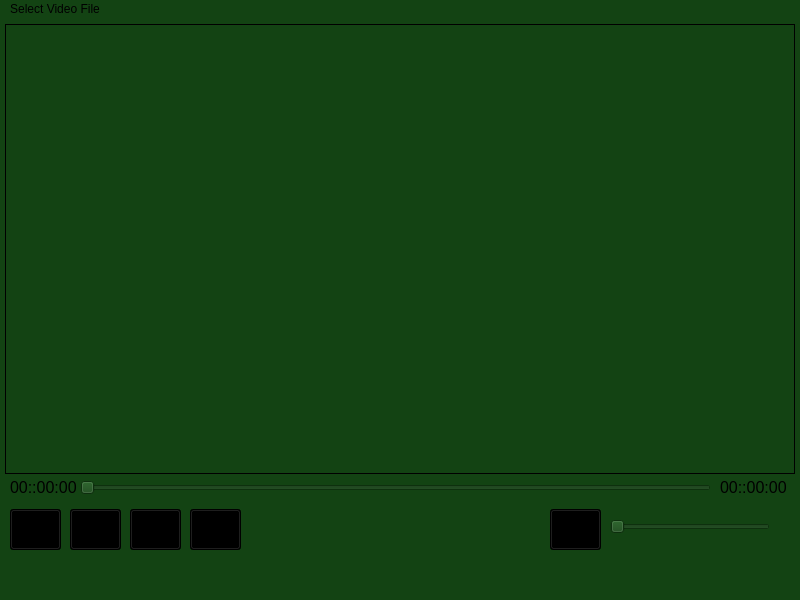
<?xml version="1.0" encoding="UTF-8"?>
<ui version="4.0">
 <class>MainWindow</class>
 <widget class="QMainWindow" name="MainWindow">
  <property name="geometry">
   <rect>
    <x>0</x>
    <y>0</y>
    <width>800</width>
    <height>600</height>
   </rect>
  </property>
  <property name="windowTitle">
   <string>MainWindow</string>
  </property> 
  <property name="styleSheet">
   <string notr="true">background-color:rgb(19, 67, 19)</string>
  </property>
  <widget class="QWidget" name="centralwidget">
   <widget class="QGroupBox" name="groupBox_video">
    <property name="geometry">
     <rect>
      <x>5</x>
      <y>5</y>
      <width>790</width>
      <height>450</height>
     </rect>
    </property>
    <property name="styleSheet">
     <string notr="true">QGroupBox 
{
  border:1px solid black;
}</string>
    </property>
    <property name="title">
     <string/>
    </property>
   </widget>
   <widget class="QPushButton" name="pushButton_seekBackward">
    <property name="geometry">
     <rect>
      <x>10</x>
      <y>490</y>
      <width>51</width>
      <height>41</height>
     </rect>
    </property>
    <property name="styleSheet">
     <string notr="true">background-color:black;
color:white;</string>
    </property>
    <property name="text">
     <string/>
    </property>
   </widget>
   <widget class="QPushButton" name="pushButton_playPause">
    <property name="geometry">
     <rect>
      <x>70</x>
      <y>490</y>
      <width>51</width>
      <height>41</height>
     </rect>
    </property>
    <property name="styleSheet">
     <string notr="true">background-color:black;
color:white;</string>
    </property>
    <property name="text">
     <string/>
    </property>
   </widget>
   <widget class="QPushButton" name="pushButton_stop">
    <property name="geometry">
     <rect>
      <x>130</x>
      <y>490</y>
      <width>51</width>
      <height>41</height>
     </rect>
    </property>
    <property name="styleSheet">
     <string notr="true">background-color:black;
color:white;</string>
    </property>
    <property name="text">
     <string/>
    </property>
   </widget>
   <widget class="QPushButton" name="pushButton_seekForward">
    <property name="geometry">
     <rect>
      <x>190</x>
      <y>490</y>
      <width>51</width>
      <height>41</height>
     </rect>
    </property>
    <property name="styleSheet">
     <string notr="true">background-color:black;
color:white;</string>
    </property>
    <property name="text">
     <string/>
    </property>
   </widget>
   <widget class="QPushButton" name="pushButton_volume">
    <property name="geometry">
     <rect>
      <x>550</x>
      <y>490</y>
      <width>51</width>
      <height>41</height>
     </rect>
    </property>
    <property name="autoFillBackground">
     <bool>false</bool>
    </property>
    <property name="styleSheet">
     <string notr="true">background-color:black;
color:white;</string>
    </property>
    <property name="text">
     <string/>
    </property>
   </widget>
   <widget class="QSlider" name="horizontalSlider_volume">
    <property name="geometry">
     <rect>
      <x>610</x>
      <y>500</y>
      <width>160</width>
      <height>16</height>
     </rect>
    </property>
    <property name="orientation">
     <enum>Qt::Horizontal</enum>
    </property>
   </widget>
   <widget class="QSlider" name="horizontalSlider_duration">
    <property name="geometry">
     <rect>
      <x>80</x>
      <y>461</y>
      <width>631</width>
      <height>16</height>
     </rect>
    </property>
    <property name="orientation">
     <enum>Qt::Horizontal</enum>
    </property>
   </widget>
   <widget class="QLabel" name="label_currentTimer">
    <property name="geometry">
     <rect>
      <x>10</x>
      <y>460</y>
      <width>71</width>
      <height>16</height>
     </rect>
    </property>
    <property name="font">
     <font>
      <pointsize>12</pointsize>
     </font>
    </property>
    <property name="text">
     <string>00::00:00</string>
    </property>
   </widget>
   <widget class="QLabel" name="label_totalTimer">
    <property name="geometry">
     <rect>
      <x>720</x>
      <y>460</y>
      <width>71</width>
      <height>16</height>
     </rect>
    </property>
    <property name="font">
     <font>
      <pointsize>12</pointsize>
     </font>
    </property>
    <property name="text">
     <string>00::00:00</string>
    </property>
   </widget>
  </widget>
  <widget class="QStatusBar" name="statusbar"/>
  <widget class="QMenuBar" name="menubar">
   <property name="geometry">
    <rect>
     <x>0</x>
     <y>0</y>
     <width>800</width>
     <height>21</height>
    </rect>
   </property>
   <widget class="QMenu" name="menuSelect_Video_File">
    <property name="title">
     <string>Select Video File</string>
    </property>
    <addaction name="actionOpen"/>
   </widget>
   <addaction name="menuSelect_Video_File"/>
  </widget>
  <action name="actionOpen">
   <property name="text">
    <string>Open</string>
   </property>
  </action>
 </widget>
 <resources/>
 <connections/>
</ui>
